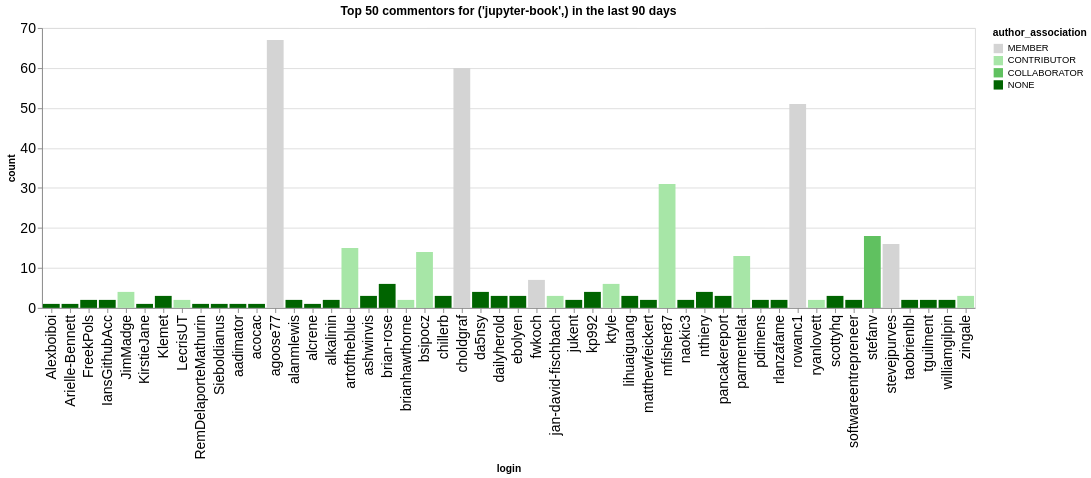

Notebook source saved alongside this figure:
### Code cell
n_plot = 50
charts = []
for ii, (iorg, idata) in enumerate(commentors.groupby(['org'])):
    title = f"Top {n_plot} commentors for {iorg} in the last {n_days} days"
    idata = idata.groupby('login', as_index=False).agg({'count': 'sum', 'author_association': 'first'})
    idata = idata.sort_values('count', ascending=False).head(n_plot)
    ch = alt.Chart(data=idata.head(n_plot), title=title).mark_bar().encode(
        x='login',
        y='count',
        color=alt.Color('author_association', scale=alt.Scale(domain=author_types, range=author_colors))
    )
    charts.append(ch)
alt.hconcat(*charts)

### Figure 1 — Vega-Lite specification as saved in the notebook (floating-point values rounded to 4 significant figures)
{"config": {"axisLeft": {"labelFontSize": 15}, "axisBottom": {"labelFontSize": 15}}, "hconcat": [{"mark": {"type": "bar"}, "encoding": {"color": {"field": "author_association", "scale": {"domain": ["MEMBER", "CONTRIBUTOR", "COLLABORATOR", "NONE"], "range": ["rgb(211.82745098039214, 211.82745098039214, 211.82745098039214)", "rgb(166.98562091503268, 229.89803921568628, 166.98562091503268)", "rgb(96.37647058823529, 192.75294117647059, 96.37647058823529)", "rgb(0.0, 100.3921568627451, 0.0)"]}, "type": "nominal"}, "x": {"field": "login", "type": "nominal"}, "y": {"field": "count", "type": "quantitative"}}, "title": "Top 50 commentors for ('jupyter-book',) in the last 90 days"}], "data": {"name": "data-05e5e1c7da38c615c702447c2d53ea21"}, "$schema": "https://vega.github.io/schema/vega-lite/v5.20.1.json", "datasets": {"data-05e5e1c7da38c615c702447c2d53ea21": [{"login": "agoose77", "count": 67, "author_association": "MEMBER"}, {"login": "choldgraf", "count": 60, "author_association": "MEMBER"}, {"login": "rowanc1", "count": 51, "author_association": "MEMBER"}, {"login": "mfisher87", "count": 31, "author_association": "CONTRIBUTOR"}, {"login": "stefanv", "count": 18, "author_association": "COLLABORATOR"}, {"login": "stevejpurves", "count": 16, "author_association": "MEMBER"}, {"login": "artoftheblue", "count": 15, "author_association": "CONTRIBUTOR"}, {"login": "bsipocz", "count": 14, "author_association": "CONTRIBUTOR"}, {"login": "parmentelat", "count": 13, "author_association": "CONTRIBUTOR"}, {"login": "fwkoch", "count": 7, "author_association": "MEMBER"}, {"login": "ktyle", "count": 6, "author_association": "CONTRIBUTOR"}, {"login": "brian-rose", "count": 6, "author_association": "NONE"}, {"login": "da5nsy", "count": 4, "author_association": "NONE"}, {"login": "nthiery", "count": 4, "author_association": "NONE"}, {"login": "kp992", "count": 4, "author_association": "NONE"}, {"login": "JimMadge", "count": 4, "author_association": "CONTRIBUTOR"}, {"login": "Klemet", "count": 3, "author_association": "NONE"}, {"login": "dailyherold", "count": 3, "author_association": "NONE"}, {"login": "chillerb", "count": 3, "author_association": "NONE"}, {"login": "lihuaiguang", "count": 3, "author_association": "NONE"}, {"login": "ashwinvis", "count": 3, "author_association": "NONE"}, {"login": "jan-david-fischbach", "count": 3, "author_association": "CONTRIBUTOR"}, {"login": "scottyhq", "count": 3, "author_association": "NONE"}, {"login": "pancakereport", "count": 3, "author_association": "NONE"}, {"login": "zingale", "count": 3, "author_association": "CONTRIBUTOR"}, {"login": "ebolyen", "count": 3, "author_association": "NONE"}, {"login": "taobrienlbl", "count": 2, "author_association": "NONE"}, {"login": "matthewfeickert", "count": 2, "author_association": "NONE"}, {"login": "naokic3", "count": 2, "author_association": "NONE"}, {"login": "LecrisUT", "count": 2, "author_association": "CONTRIBUTOR"}, {"login": "IansGithubAcc", "count": 2, "author_association": "NONE"}, {"login": "alkalinin", "count": 2, "author_association": "NONE"}, {"login": "FreekPols", "count": 2, "author_association": "NONE"}, {"login": "alanmlewis", "count": 2, "author_association": "NONE"}, {"login": "rlanzafame", "count": 2, "author_association": "NONE"}, {"login": "ryanlovett", "count": 2, "author_association": "CONTRIBUTOR"}, {"login": "softwareentrepreneer", "count": 2, "author_association": "NONE"}, {"login": "pdimens", "count": 2, "author_association": "NONE"}, {"login": "brianhawthorne", "count": 2, "author_association": "CONTRIBUTOR"}, {"login": "jukent", "count": 2, "author_association": "NONE"}, {"login": "tguilment", "count": 2, "author_association": "NONE"}, {"login": "williamgilpin", "count": 2, "author_association": "NONE"}, {"login": "alcrene", "count": 1, "author_association": "NONE"}, {"login": "Alexboiboi", "count": 1, "author_association": "NONE"}, {"login": "Arielle-Bennett", "count": 1, "author_association": "NONE"}, {"login": "acocac", "count": 1, "author_association": "NONE"}, {"login": "aadimator", "count": 1, "author_association": "NONE"}, {"login": "KirstieJane", "count": 1, "author_association": "NONE"}, {"login": "RemDelaporteMathurin", "count": 1, "author_association": "NONE"}, {"login": "Sieboldianus", "count": 1, "author_association": "NONE"}]}}
